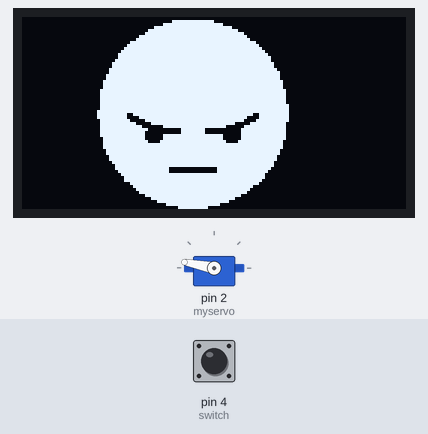
A sketch run on a simulated Arduino Uno, built with avr-gcc and run on an emulated ATmega328P. On the bench: servo, 128×64 one-colour display. The inputs (shaded band) are chosen by the test bench; at power-on: pin 4 (switch) HIGH. Random numbers use the default seed unless the sketch sets one; what the sketch prints to the serial monitor is not drawn.

Above: at 1.2 s.
1.3 s: pin 4 (switch) pulled LOW for 3.2 s
At 4.9 s:
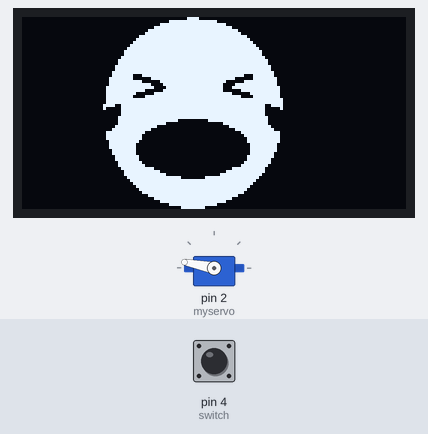
5.1 s: pin 4 (switch) pulled LOW for 1 s
6.7 s: pin 4 (switch) pulled LOW for 0.15 s
At 6.91 s:
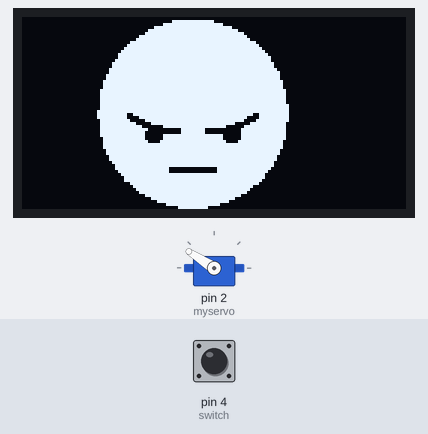
7.4 s: pin 4 (switch) driven LOW
10.4 s: pin 4 (switch) driven HIGH
At 10.9 s:
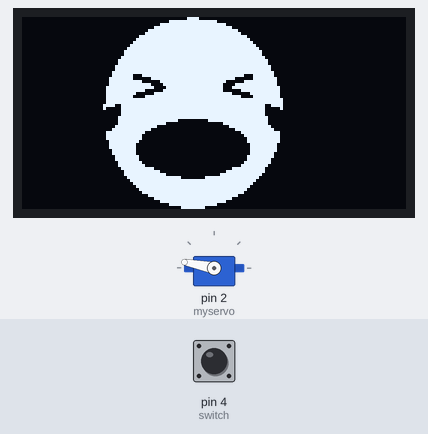
13.4 s: pin 4 (switch) driven LOW
At 17.9 s:
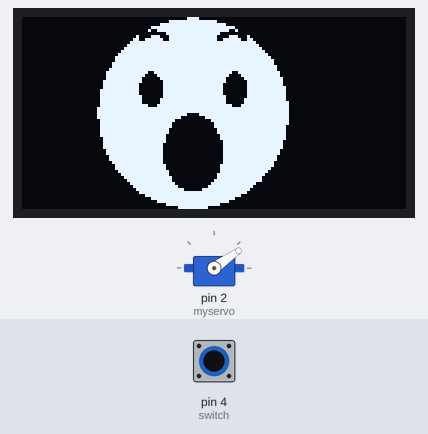
Timing chart, 0 to 20.7 s (numbered marks = the images above; inputs shaded):
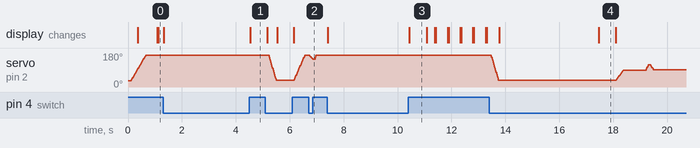

Measured:
- after the input at 6.7 s, servo on pin 2 (myservo): 169° → 147° at once, → 169° 0.23 s later
- what the display in image 3 shows lasts 0.7 s, from 10.4 s to 11.1 s

The sketch:

UselessBox.ino
```cpp
#include <Servo.h>
 #include <SPI.h>
#include <Wire.h>
#include <Adafruit_GFX.h>
#include <Adafruit_SSD1306.h>

#define SCREEN_WIDTH 128 // OLED display width, in pixels
#define SCREEN_HEIGHT 64 // OLED display height, in pixels
#define OLED_RESET     -1 // Reset pin # (or -1 if sharing Arduino reset pin)
#define SCREEN_ADDRESS 0x3C ///< See datasheet for Address; 0x3D for 128x64, 0x3C for 128x32
Adafruit_SSD1306 display(SCREEN_WIDTH, SCREEN_HEIGHT, &Wire, OLED_RESET);

#define LOGO_HEIGHT   64
#define LOGO_WIDTH    64
static const unsigned char PROGMEM angry[] =
{ 0x00, 0x00, 0x00, 0x00, 0x00, 0x00, 0x00, 0x00, 0x00, 0x00, 0x00, 0x7f, 0xfe, 0x00, 0x00, 0x00,
	0x00, 0x00, 0x03, 0xff, 0xff, 0xc0, 0x00, 0x00, 0x00, 0x00, 0x1f, 0xff, 0xff, 0xf8, 0x00, 0x00,
	0x00, 0x00, 0x7f, 0xff, 0xff, 0xfe, 0x00, 0x00, 0x00, 0x00, 0xff, 0xff, 0xff, 0xff, 0x80, 0x00,
	0x00, 0x03, 0xff, 0xff, 0xff, 0xff, 0xc0, 0x00, 0x00, 0x07, 0xff, 0xff, 0xff, 0xff, 0xe0, 0x00,
	0x00, 0x1f, 0xff, 0xff, 0xff, 0xff, 0xf8, 0x00, 0x00, 0x3f, 0xff, 0xff, 0xff, 0xff, 0xfc, 0x00,
	0x00, 0x7f, 0xff, 0xff, 0xff, 0xff, 0xfe, 0x00, 0x00, 0xff, 0xff, 0xff, 0xff, 0xff, 0xff, 0x00,
	0x01, 0xff, 0xff, 0xff, 0xff, 0xff, 0xff, 0x80, 0x01, 0xff, 0xff, 0xff, 0xff, 0xff, 0xff, 0xc0,
	0x03, 0xff, 0xff, 0xff, 0xff, 0xff, 0xff, 0xc0, 0x07, 0xff, 0xff, 0xff, 0xff, 0xff, 0xff, 0xe0,
	0x07, 0xff, 0xff, 0xff, 0xff, 0xff, 0xff, 0xe0, 0x0f, 0xff, 0xff, 0xff, 0xff, 0xff, 0xff, 0xf0,
	0x0f, 0xff, 0xff, 0xff, 0xff, 0xff, 0xff, 0xf8, 0x1f, 0xff, 0xff, 0xff, 0xff, 0xff, 0xff, 0xf8,
	0x1f, 0xff, 0xff, 0xff, 0xff, 0xff, 0xff, 0xf8, 0x3f, 0xff, 0xff, 0xff, 0xff, 0xff, 0xff, 0xfc,
	0x3f, 0xff, 0xff, 0xff, 0xff, 0xff, 0xff, 0xfc, 0x3f, 0xff, 0xff, 0xff, 0xff, 0xff, 0xff, 0xfc,
	0x7f, 0xff, 0xff, 0xff, 0xff, 0xff, 0xff, 0xfe, 0x7f, 0xff, 0xff, 0xff, 0xff, 0xff, 0xff, 0xfe,
	0x7f, 0xff, 0xff, 0xff, 0xff, 0xff, 0xff, 0xfe, 0x7f, 0xff, 0xff, 0xff, 0xff, 0xff, 0xff, 0xfe,
	0x7f, 0xff, 0xff, 0xff, 0xff, 0xff, 0xff, 0xfe, 0x7f, 0xff, 0xff, 0xff, 0xff, 0xff, 0xff, 0xff,
	0x7f, 0xff, 0xff, 0xff, 0xff, 0xff, 0xff, 0xff, 0xff, 0xff, 0xff, 0xff, 0xff, 0xff, 0xff, 0xff,
	0xff, 0xcf, 0xff, 0xff, 0xff, 0xff, 0xf3, 0xff, 0xff, 0xc3, 0xff, 0xff, 0xff, 0xff, 0xc3, 0xff,
	0x7f, 0xe0, 0xff, 0xff, 0xff, 0xff, 0x87, 0xff, 0x7f, 0xf8, 0x3f, 0xff, 0xff, 0xfc, 0x1f, 0xfe,
	0x7f, 0xfe, 0x03, 0xff, 0xff, 0xe0, 0x7f, 0xfe, 0x7f, 0xff, 0x80, 0x0f, 0xf0, 0x00, 0xff, 0xfe,
	0x7f, 0xff, 0x00, 0x0f, 0xf0, 0x00, 0xff, 0xfe, 0x7f, 0xff, 0x03, 0xff, 0xff, 0xc0, 0xff, 0xfe,
	0x3f, 0xff, 0x03, 0xff, 0xff, 0xc0, 0xff, 0xfe, 0x3f, 0xff, 0x87, 0xff, 0xff, 0xe1, 0xff, 0xfc,
	0x3f, 0xff, 0xff, 0xff, 0xff, 0xff, 0xff, 0xfc, 0x3f, 0xff, 0xff, 0xff, 0xff, 0xff, 0xff, 0xfc,
	0x1f, 0xff, 0xff, 0xff, 0xff, 0xff, 0xff, 0xf8, 0x1f, 0xff, 0xff, 0xff, 0xff, 0xff, 0xff, 0xf8,
	0x0f, 0xff, 0xff, 0xff, 0xff, 0xff, 0xff, 0xf0, 0x0f, 0xff, 0xff, 0xff, 0xff, 0xff, 0xff, 0xf0,
	0x07, 0xff, 0xff, 0xff, 0xff, 0xff, 0xff, 0xe0, 0x03, 0xff, 0xff, 0xff, 0xff, 0xff, 0xff, 0xe0,
	0x03, 0xff, 0xff, 0x00, 0x00, 0xff, 0xff, 0xc0, 0x01, 0xff, 0xff, 0x00, 0x00, 0xff, 0xff, 0x80,
	0x00, 0xff, 0xff, 0xff, 0xff, 0xff, 0xff, 0x00, 0x00, 0x7f, 0xff, 0xff, 0xff, 0xff, 0xff, 0x00,
	0x00, 0x7f, 0xff, 0xff, 0xff, 0xff, 0xfe, 0x00, 0x00, 0x1f, 0xff, 0xff, 0xff, 0xff, 0xfc, 0x00,
	0x00, 0x0f, 0xff, 0xff, 0xff, 0xff, 0xf0, 0x00, 0x00, 0x07, 0xff, 0xff, 0xff, 0xff, 0xe0, 0x00,
	0x00, 0x03, 0xff, 0xff, 0xff, 0xff, 0xc0, 0x00, 0x00, 0x00, 0xff, 0xff, 0xff, 0xff, 0x00, 0x00,
	0x00, 0x00, 0x3f, 0xff, 0xff, 0xfc, 0x00, 0x00, 0x00, 0x00, 0x0f, 0xff, 0xff, 0xf0, 0x00, 0x00,
	0x00, 0x00, 0x01, 0xff, 0xff, 0x80, 0x00, 0x00, 0x00, 0x00, 0x00, 0x1f, 0xf8, 0x00, 0x00, 0x00
};
static const unsigned char PROGMEM kiss[] =
{
0xff, 0xff, 0xff, 0xc0, 0x01, 0xff, 0xff, 0xff, 0xff, 0xff, 0xfc, 0x00, 0x00, 0x3f, 0xff, 0xff,
	0xff, 0xff, 0xf0, 0x00, 0x00, 0x0f, 0xff, 0xff, 0xff, 0xff, 0xc0, 0x00, 0x00, 0x03, 0xff, 0xff,
	0xff, 0xff, 0x00, 0x00, 0x00, 0x00, 0xff, 0xff, 0xff, 0xfc, 0x00, 0x00, 0x00, 0x00, 0x3f, 0xff,
	0xff, 0xf8, 0x00, 0x0f, 0xf8, 0x00, 0x1f, 0xff, 0xff, 0xf0, 0x00, 0xff, 0xff, 0x00, 0x0f, 0xff,
	0xff, 0xc0, 0x07, 0xff, 0xff, 0xe0, 0x03, 0xff, 0xff, 0x80, 0x1f, 0xff, 0xff, 0xf8, 0x01, 0xff,
	0xff, 0x00, 0x7f, 0xff, 0xff, 0xfe, 0x00, 0xff, 0xff, 0x00, 0xff, 0xff, 0xff, 0xff, 0x00, 0xff,
	0xfe, 0x01, 0xff, 0xff, 0xff, 0xff, 0x80, 0x7f, 0xfc, 0x03, 0xff, 0xff, 0xff, 0xff, 0xc0, 0x3f,
	0xf8, 0x07, 0xff, 0xff, 0xff, 0xff, 0xe0, 0x1f, 0xf8, 0x0f, 0xff, 0xff, 0xff, 0xff, 0xf0, 0x1f,
	0xf0, 0x1f, 0xff, 0xff, 0xff, 0xff, 0xf8, 0x0f, 0xf0, 0x3f, 0xff, 0xff, 0xff, 0xff, 0xfc, 0x0f,
	0xe0, 0x3f, 0xff, 0xff, 0xff, 0xff, 0xfc, 0x07, 0xe0, 0x7f, 0xff, 0xff, 0xff, 0xff, 0xfe, 0x07,
	0xc0, 0x7f, 0xff, 0xff, 0xff, 0xff, 0xfe, 0x03, 0xc0, 0xff, 0xff, 0xff, 0xff, 0xff, 0xff, 0x03,
	0x80, 0xff, 0xf0, 0xff, 0xff, 0xff, 0xff, 0x01, 0x80, 0xff, 0xe0, 0x7f, 0xfc, 0x03, 0xff, 0x01,
	0x81, 0xff, 0xc0, 0x3f, 0xf0, 0x00, 0xff, 0x81, 0x81, 0xff, 0xc0, 0x3f, 0xe0, 0x00, 0x7f, 0x81,
	0x01, 0xff, 0xc0, 0x3f, 0xe0, 0x00, 0x7f, 0x80, 0x01, 0xff, 0xc0, 0x3f, 0xe0, 0x00, 0x7f, 0x80,
	0x03, 0xff, 0xe0, 0x7f, 0xe1, 0xf8, 0x7f, 0xc0, 0x03, 0xff, 0xf0, 0xff, 0xff, 0xff, 0xff, 0xc0,
	0x03, 0xff, 0xff, 0xff, 0xff, 0xff, 0xff, 0xc0, 0x03, 0xff, 0xff, 0xff, 0xff, 0xff, 0xff, 0xc0,
	0x03, 0xff, 0xff, 0xff, 0xff, 0xff, 0xff, 0xc0, 0x03, 0xff, 0xff, 0xff, 0xff, 0xff, 0xff, 0xc0,
	0x03, 0xff, 0xff, 0xf1, 0xff, 0xff, 0xff, 0xc0, 0x03, 0xff, 0xff, 0xe0, 0x3f, 0xff, 0xff, 0xc0,
	0x01, 0xff, 0xff, 0xf8, 0x0f, 0xff, 0xff, 0x80, 0x01, 0xff, 0xff, 0xfc, 0x0f, 0xff, 0xff, 0x80,
	0x81, 0xff, 0xff, 0xfe, 0x07, 0xff, 0xff, 0x81, 0x81, 0xff, 0xff, 0xfe, 0x07, 0xff, 0xff, 0x81,
	0x80, 0xff, 0xff, 0xfe, 0x07, 0xfe, 0x1f, 0x81, 0x80, 0xff, 0xff, 0xfc, 0x0f, 0xfc, 0x07, 0xc3,
	0xc0, 0xff, 0xff, 0xf8, 0x1f, 0xf8, 0x07, 0xff, 0xc0, 0x7f, 0xff, 0xe0, 0x3f, 0xf0, 0x03, 0xff,
	0xe0, 0x7f, 0xff, 0xe0, 0x3f, 0xf0, 0x03, 0xff, 0xe0, 0x3f, 0xff, 0xf8, 0x1f, 0xf0, 0x01, 0xff,
	0xf0, 0x3f, 0xff, 0xfc, 0x0f, 0xf0, 0x01, 0x07, 0xf0, 0x1f, 0xff, 0xfe, 0x07, 0xf0, 0x00, 0x01,
	0xf8, 0x0f, 0xff, 0xfe, 0x07, 0xf8, 0x00, 0x01, 0xf8, 0x07, 0xff, 0xfe, 0x07, 0xf8, 0x00, 0x00,
	0xfc, 0x03, 0xff, 0xfc, 0x0f, 0xf8, 0x00, 0x00, 0xfe, 0x01, 0xff, 0xf8, 0x1f, 0xf8, 0x00, 0x00,
	0xff, 0x00, 0xff, 0xe0, 0x3f, 0xfc, 0x00, 0x00, 0xff, 0x00, 0x7f, 0xf1, 0xff, 0xfc, 0x00, 0x00,
	0xff, 0x80, 0x1f, 0xff, 0xff, 0xfc, 0x00, 0x01, 0xff, 0xc0, 0x07, 0xff, 0xff, 0xfc, 0x00, 0x03,
	0xff, 0xf0, 0x00, 0xff, 0xff, 0x3e, 0x00, 0x0f, 0xff, 0xf8, 0x00, 0x0f, 0xf0, 0x1e, 0x00, 0xff,
	0xff, 0xfc, 0x00, 0x00, 0x00, 0x1e, 0x07, 0xff, 0xff, 0xff, 0x00, 0x00, 0x00, 0x1f, 0xff, 0xff,
	0xff, 0xff, 0xc0, 0x00, 0x00, 0x0f, 0xff, 0xff, 0xff, 0xff, 0xf0, 0x00, 0x00, 0x0f, 0xff, 0xff,
	0xff, 0xff, 0xfc, 0x00, 0x00, 0x3f, 0xff, 0xff, 0xff, 0xff, 0xff, 0xc0, 0x03, 0xff, 0xff, 0xff
};
static const unsigned char PROGMEM cry[] =
{ 0x00, 0x00, 0x00, 0x03, 0xc0, 0x00, 0x00, 0x00, 0x00, 0x00, 0x00, 0xff, 0xff, 0x00, 0x00, 0x00,
	0x00, 0x00, 0x07, 0xff, 0xff, 0xe0, 0x00, 0x00, 0x00, 0x00, 0x1f, 0xff, 0xff, 0xf8, 0x00, 0x00,
	0x00, 0x00, 0x7f, 0xff, 0xff, 0xfe, 0x00, 0x00, 0x00, 0x00, 0xff, 0xff, 0xff, 0xff, 0x00, 0x00,
	0x00, 0x03, 0xff, 0xff, 0xff, 0xff, 0xc0, 0x00, 0x00, 0x07, 0xff, 0xff, 0xff, 0xff, 0xe0, 0x00,
	0x00, 0x0f, 0xff, 0xff, 0xff, 0xff, 0xf0, 0x00, 0x00, 0x1f, 0xff, 0xff, 0xff, 0xff, 0xf8, 0x00,
	0x00, 0x3f, 0xff, 0xff, 0xff, 0xff, 0xfc, 0x00, 0x00, 0x7f, 0xff, 0xff, 0xff, 0xff, 0xfe, 0x00,
	0x00, 0x7f, 0xff, 0xff, 0xff, 0xff, 0xfe, 0x00, 0x00, 0xff, 0xff, 0xff, 0xff, 0xff, 0xff, 0x00,
	0x01, 0xff, 0xff, 0xff, 0xff, 0xff, 0xff, 0x80, 0x01, 0xff, 0xff, 0xff, 0xff, 0xff, 0xff, 0x80,
	0x03, 0xff, 0xff, 0xff, 0xff, 0xff, 0xff, 0xc0, 0x03, 0xff, 0xff, 0xff, 0xff, 0xff, 0xff, 0xc0,
	0x07, 0xff, 0xff, 0xff, 0xff, 0xff, 0xff, 0xe0, 0x07, 0xf1, 0xff, 0xff, 0xff, 0xff, 0x8f, 0xe0,
	0x0f, 0xf0, 0x3f, 0xff, 0xff, 0xfc, 0x0f, 0xf0, 0x0f, 0xfe, 0x07, 0xff, 0xff, 0xe0, 0x7f, 0xf0,
	0x0f, 0xff, 0xc3, 0xff, 0xff, 0xc3, 0xff, 0xf0, 0x1f, 0xff, 0xe1, 0xff, 0xff, 0xc7, 0xff, 0xf8,
	0x1f, 0xff, 0x03, 0xff, 0xff, 0xc0, 0xff, 0xf8, 0x1f, 0xf8, 0x1f, 0xff, 0xff, 0xf8, 0x1f, 0xf8,
	0x1f, 0xf0, 0xff, 0xff, 0xff, 0xff, 0x0f, 0xf8, 0x1f, 0xff, 0xff, 0xff, 0xff, 0xff, 0xff, 0xfc,
	0x1f, 0xff, 0xff, 0xff, 0xff, 0xff, 0xff, 0xfc, 0x3c, 0xff, 0xff, 0xff, 0xff, 0xff, 0xff, 0x3c,
	0x20, 0xff, 0xff, 0xff, 0xff, 0xff, 0xff, 0x04, 0x00, 0xff, 0xff, 0xff, 0xff, 0xff, 0xff, 0x00,
	0x00, 0xff, 0xff, 0xff, 0xff, 0xff, 0xff, 0x00, 0x01, 0xff, 0xff, 0xff, 0xff, 0xff, 0xff, 0x80,
	0x01, 0xff, 0xff, 0xe0, 0x07, 0xff, 0xff, 0x80, 0x01, 0xff, 0xfe, 0x00, 0x00, 0x3f, 0xff, 0x80,
	0x03, 0xff, 0xf0, 0x00, 0x00, 0x0f, 0xff, 0xc0, 0x07, 0xff, 0xc0, 0x00, 0x00, 0x03, 0xff, 0xe0,
	0x1f, 0xff, 0x00, 0x00, 0x00, 0x00, 0xff, 0xf8, 0x1f, 0xfe, 0x00, 0x00, 0x00, 0x00, 0x7f, 0xf8,
	0x1f, 0xfe, 0x00, 0x00, 0x00, 0x00, 0x3f, 0xf8, 0x0f, 0xfc, 0x00, 0x00, 0x00, 0x00, 0x3f, 0xf8,
	0x0f, 0xf8, 0x00, 0x00, 0x00, 0x00, 0x1f, 0xf0, 0x0f, 0xf8, 0x00, 0x00, 0x00, 0x00, 0x1f, 0xf0,
	0x07, 0xf8, 0x00, 0x00, 0x00, 0x00, 0x1f, 0xf0, 0x07, 0xf8, 0x00, 0x00, 0x00, 0x00, 0x1f, 0xe0,
	0x03, 0xfc, 0x00, 0x00, 0x00, 0x00, 0x3f, 0xe0, 0x03, 0xfc, 0x00, 0x00, 0x00, 0x00, 0x3f, 0xc0,
	0x01, 0xfe, 0x00, 0x00, 0x00, 0x00, 0x7f, 0xc0, 0x01, 0xff, 0x00, 0x00, 0x00, 0x00, 0xff, 0x80,
	0x00, 0xff, 0xe0, 0x00, 0x00, 0x07, 0xff, 0x00, 0x00, 0x7f, 0xf8, 0x00, 0x00, 0x1f, 0xff, 0x00,
	0x00, 0x7f, 0xfe, 0x00, 0x00, 0x7f, 0xfe, 0x00, 0x00, 0x3f, 0xff, 0xf0, 0x0f, 0xff, 0xfc, 0x00,
	0x00, 0x1f, 0xff, 0xff, 0xff, 0xff, 0xf8, 0x00, 0x00, 0x0f, 0xff, 0xff, 0xff, 0xff, 0xf0, 0x00,
	0x00, 0x07, 0xff, 0xff, 0xff, 0xff, 0xe0, 0x00, 0x00, 0x03, 0xff, 0xff, 0xff, 0xff, 0xc0, 0x00,
	0x00, 0x01, 0xff, 0xff, 0xff, 0xff, 0x80, 0x00, 0x00, 0x00, 0x7f, 0xff, 0xff, 0xfe, 0x00, 0x00,
	0x00, 0x00, 0x1f, 0xff, 0xff, 0xf8, 0x00, 0x00, 0x00, 0x00, 0x07, 0xff, 0xff, 0xe0, 0x00, 0x00,
	0x00, 0x00, 0x00, 0xff, 0xff, 0x00, 0x00, 0x00, 0x00, 0x00, 0x00, 0x0f, 0xf0, 0x00, 0x00, 0x00
};
static const unsigned char PROGMEM amazed[] =
{ 0x00, 0x00, 0x00, 0x03, 0xc0, 0x00, 0x00, 0x00, 0x00, 0x00, 0x00, 0xff, 0xff, 0x00, 0x00, 0x00,
	0x00, 0x00, 0x07, 0xff, 0xff, 0xe0, 0x00, 0x00, 0x00, 0x00, 0x3f, 0xff, 0xff, 0xfc, 0x00, 0x00,
	0x00, 0x00, 0x4f, 0xff, 0xff, 0xf2, 0x00, 0x00, 0x00, 0x00, 0x01, 0xff, 0xff, 0x80, 0x00, 0x00,
	0x00, 0x04, 0x38, 0xff, 0xff, 0x0e, 0x20, 0x00, 0x00, 0x0c, 0xfc, 0xff, 0xff, 0x3f, 0x30, 0x00,
	0x00, 0x1f, 0xff, 0xff, 0xff, 0xff, 0xf8, 0x00, 0x00, 0x3f, 0xff, 0xff, 0xff, 0xff, 0xfc, 0x00,
	0x00, 0x7f, 0xff, 0xff, 0xff, 0xff, 0xfe, 0x00, 0x00, 0xff, 0xff, 0xff, 0xff, 0xff, 0xff, 0x00,
	0x01, 0xff, 0xff, 0xff, 0xff, 0xff, 0xff, 0x80, 0x03, 0xff, 0xff, 0xff, 0xff, 0xff, 0xff, 0xc0,
	0x03, 0xff, 0xff, 0xff, 0xff, 0xff, 0xff, 0xe0, 0x07, 0xff, 0xff, 0xff, 0xff, 0xff, 0xff, 0xe0,
	0x07, 0xff, 0xff, 0xff, 0xff, 0xff, 0xff, 0xf0, 0x0f, 0xff, 0xff, 0xff, 0xff, 0xff, 0xff, 0xf0,
	0x1f, 0xff, 0x9f, 0xff, 0xff, 0xf9, 0xff, 0xf8, 0x1f, 0xff, 0x0f, 0xff, 0xff, 0xf0, 0xff, 0xf8,
	0x1f, 0xfe, 0x07, 0xff, 0xff, 0xe0, 0x7f, 0xfc, 0x3f, 0xfe, 0x03, 0xff, 0xff, 0xe0, 0x3f, 0xfc,
	0x3f, 0xfc, 0x03, 0xff, 0xff, 0xc0, 0x3f, 0xfc, 0x3f, 0xfc, 0x03, 0xff, 0xff, 0xc0, 0x3f, 0xfe,
	0x7f, 0xfc, 0x03, 0xff, 0xff, 0xc0, 0x3f, 0xfe, 0x7f, 0xfc, 0x03, 0xff, 0xff, 0xc0, 0x3f, 0xfe,
	0x7f, 0xfe, 0x03, 0xff, 0xff, 0xe0, 0x3f, 0xfe, 0x7f, 0xfe, 0x07, 0xff, 0xff, 0xe0, 0x7f, 0xfe,
	0x7f, 0xfe, 0x07, 0xff, 0xff, 0xe0, 0x7f, 0xff, 0x7f, 0xff, 0x8f, 0xff, 0xff, 0xf8, 0xff, 0xff,
	0xff, 0xff, 0xff, 0xff, 0xff, 0xff, 0xff, 0xff, 0xff, 0xff, 0xff, 0xff, 0xff, 0xff, 0xff, 0xff,
	0xff, 0xff, 0xff, 0xfc, 0x3f, 0xff, 0xff, 0xff, 0xff, 0xff, 0xff, 0xf0, 0x0f, 0xff, 0xff, 0xff,
	0x7f, 0xff, 0xff, 0xc0, 0x03, 0xff, 0xff, 0xff, 0x7f, 0xff, 0xff, 0x80, 0x01, 0xff, 0xff, 0xff,
	0x7f, 0xff, 0xff, 0x80, 0x01, 0xff, 0xff, 0xfe, 0x7f, 0xff, 0xff, 0x00, 0x00, 0xff, 0xff, 0xfe,
	0x7f, 0xff, 0xff, 0x00, 0x00, 0xff, 0xff, 0xfe, 0x7f, 0xff, 0xfe, 0x00, 0x00, 0x7f, 0xff, 0xfe,
	0x3f, 0xff, 0xfe, 0x00, 0x00, 0x7f, 0xff, 0xfe, 0x3f, 0xff, 0xfe, 0x00, 0x00, 0x3f, 0xff, 0xfc,
	0x3f, 0xff, 0xfc, 0x00, 0x00, 0x3f, 0xff, 0xfc, 0x3f, 0xff, 0xfc, 0x00, 0x00, 0x3f, 0xff, 0xfc,
	0x1f, 0xff, 0xfc, 0x00, 0x00, 0x3f, 0xff, 0xf8, 0x1f, 0xff, 0xfc, 0x00, 0x00, 0x3f, 0xff, 0xf8,
	0x0f, 0xff, 0xfc, 0x00, 0x00, 0x3f, 0xff, 0xf0, 0x0f, 0xff, 0xfc, 0x00, 0x00, 0x3f, 0xff, 0xf0,
	0x07, 0xff, 0xfc, 0x00, 0x00, 0x3f, 0xff, 0xe0, 0x03, 0xff, 0xfe, 0x00, 0x00, 0x7f, 0xff, 0xe0,
	0x03, 0xff, 0xfe, 0x00, 0x00, 0x7f, 0xff, 0xc0, 0x01, 0xff, 0xff, 0x00, 0x00, 0x7f, 0xff, 0x80,
	0x00, 0xff, 0xff, 0x00, 0x00, 0xff, 0xff, 0x00, 0x00, 0x7f, 0xff, 0x80, 0x00, 0xff, 0xfe, 0x00,
	0x00, 0x3f, 0xff, 0x80, 0x01, 0xff, 0xfe, 0x00, 0x00, 0x1f, 0xff, 0xc0, 0x03, 0xff, 0xf8, 0x00,
	0x00, 0x0f, 0xff, 0xe0, 0x07, 0xff, 0xf0, 0x00, 0x00, 0x07, 0xff, 0xf8, 0x1f, 0xff, 0xe0, 0x00,
	0x00, 0x03, 0xff, 0xff, 0xff, 0xff, 0xc0, 0x00, 0x00, 0x00, 0xff, 0xff, 0xff, 0xff, 0x00, 0x00,
	0x00, 0x00, 0x3f, 0xff, 0xff, 0xfc, 0x00, 0x00, 0x00, 0x00, 0x0f, 0xff, 0xff, 0xf0, 0x00, 0x00,
	0x00, 0x00, 0x01, 0xff, 0xff, 0x80, 0x00, 0x00, 0x00, 0x00, 0x00, 0x1f, 0xf8, 0x00, 0x00, 0x00
};
Servo myservo;

int min_pos = 34;
int max_pos = 170;

unsigned long last_click_timestamp = 0;
int fast_clicks = 0;
bool tease_mode = false;

void setup()
{
  myservo.attach(2);
  myservo.write(min_pos);

  pinMode(4, INPUT_PULLUP);

  randomSeed(analogRead(0));

  Serial.begin(9600);
  if(!display.begin(SSD1306_SWITCHCAPVCC, SCREEN_ADDRESS)) {
    Serial.println(F("SSD1306 allocation failed"));
    for(;;); // Don't proceed, loop forever
  }

  // Show initial display buffer contents on the screen --
  // the library initializes this with an Adafruit splash screen.
  display.clearDisplay();
  last_click_timestamp = millis();
}

bool move_servo(int end_pos, int step_delay, bool look_for_switch)
{
  int cur_pos = myservo.read();
  if(cur_pos == end_pos)
  {
    return true;
  }
  int servo_step = cur_pos < end_pos ? 1 : -1;
  bool switching_state = (cur_pos >= end_pos);
  drawAngry();
  for(; cur_pos != end_pos; cur_pos += servo_step)
  {
    myservo.write(cur_pos);
    delay(step_delay);
    // If servo is moving forward - expect for switch off
    // if moving backward - switch on will break the loop
    if(look_for_switch && (digitalRead(4) == switching_state))
    {
      display.clearDisplay();
      return false;
    }
  }
display.clearDisplay();
  return true;
}

void tease()
{
  const int tease_min_pos = 90;
  const int tease_max_pos = 120;

  Serial.println("Teasing!");
  drawAmazed();
  delay(600);
  move_servo(tease_min_pos, random(4, 6), false);
  delay(200 + random(2000));

  do
  {
    Serial.println("Tease loop!");

    if(digitalRead(4)) // User again clicked the switch
      return;

    move_servo(tease_max_pos, random(2, 6), false);
    delay(random(1000));
    move_servo(tease_min_pos, random(4, 6), false);
    delay(200 + random(2000));
  }
  while(random(5) > 2);

  if(digitalRead(4)) // User again clicked the switch
    return;

  Serial.println("Exiting tease loop!");
  move_servo(min_pos, random(4, 6), false);

  // No longer tease
  if(random(5) > 2)
  {
    Serial.println("No longer tease!");
    tease_mode = false;
  }
  display.clearDisplay();
}

void check_for_bothering()
{
  const int fast_click_threshold = 2000; //2 seconds
  const int clicks_for_tease_mode = 4;

  unsigned long cur_timestamp = millis();


  if(cur_timestamp - last_click_timestamp > fast_click_threshold)
  {
    // If last click was to far back (normal user) - reset the clicks counter
    Serial.println("Slow Click!");
    drawCry();
    delay(600);
    fast_clicks = 0;
  }
  else
  {
    // Our user is nerd of clicking
    Serial.println("Fast Click!");
    fast_clicks++;
  }

  last_click_timestamp = cur_timestamp;

  // If user bother us with clicking - enter tease mode
  if(fast_clicks > clicks_for_tease_mode)
  {
    Serial.println("Tease mode");
    tease_mode = true;
  }
}

bool should_tease()
{
  const int tease_threshold = 4000; // 5 seconds after the last click

  unsigned long cur_timestamp = millis();

  // Check whether there was no action during last few seconds so we may tease
  if(tease_mode && (cur_timestamp - last_click_timestamp > tease_threshold))
    return true;

  return false;
}

void loop()
{
  int speed1 = random(2, 5);
  int speed2 = random(2, 8);
   drawKiss();
  if(should_tease()){
    tease();
   display.clearDisplay();
  }
  //TODO Sleep while not turned on
  // Wait for click
  if(!digitalRead(4))
    return;

  //Serial.println("Turned on!");

  check_for_bothering();

  // Move forward until switch is off
  move_servo(max_pos, speed1, true);

  //Serial.println("Turned off");

  // Now move backward until min pos or user clicked switch again
  move_servo(min_pos, speed2, true);

  //Serial.println("End of lopp");
}
void drawAngry(void) {
  display.clearDisplay();

  display.drawBitmap(
    (display.width()  - LOGO_WIDTH )/2.5,
    (display.height() - LOGO_HEIGHT)/2,
    angry, LOGO_WIDTH, LOGO_HEIGHT, 1);
  display.display();
}
void drawAmazed(void) {
  display.clearDisplay();

  display.drawBitmap(
    (display.width()  - LOGO_WIDTH )/2.5,
    (display.height() - LOGO_HEIGHT)/2,
    amazed, LOGO_WIDTH, LOGO_HEIGHT, 1);
  display.display();
}
void drawCry(void) {
  display.clearDisplay();

  display.drawBitmap(
    (display.width()  - LOGO_WIDTH )/2.5,
    (display.height() - LOGO_HEIGHT)/2,
    cry, LOGO_WIDTH, LOGO_HEIGHT, 1);
  display.display();
}
void drawKiss(void) {
  display.clearDisplay();

  display.drawBitmap(
    (display.width()  - LOGO_WIDTH )/2.5,
    (display.height() - LOGO_HEIGHT)/2,
    kiss, LOGO_WIDTH, LOGO_HEIGHT, 1);
  display.display();
}
```
